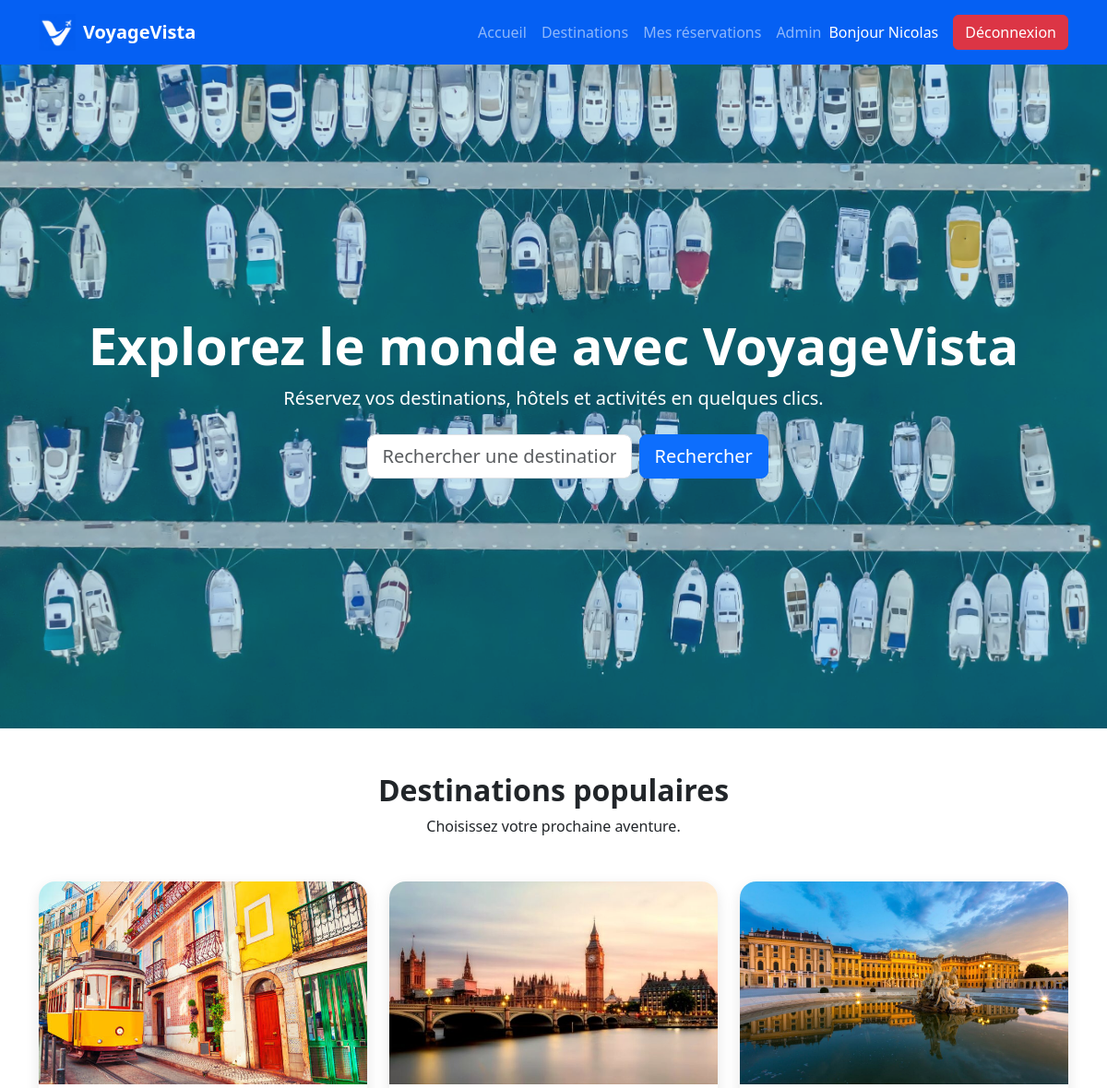
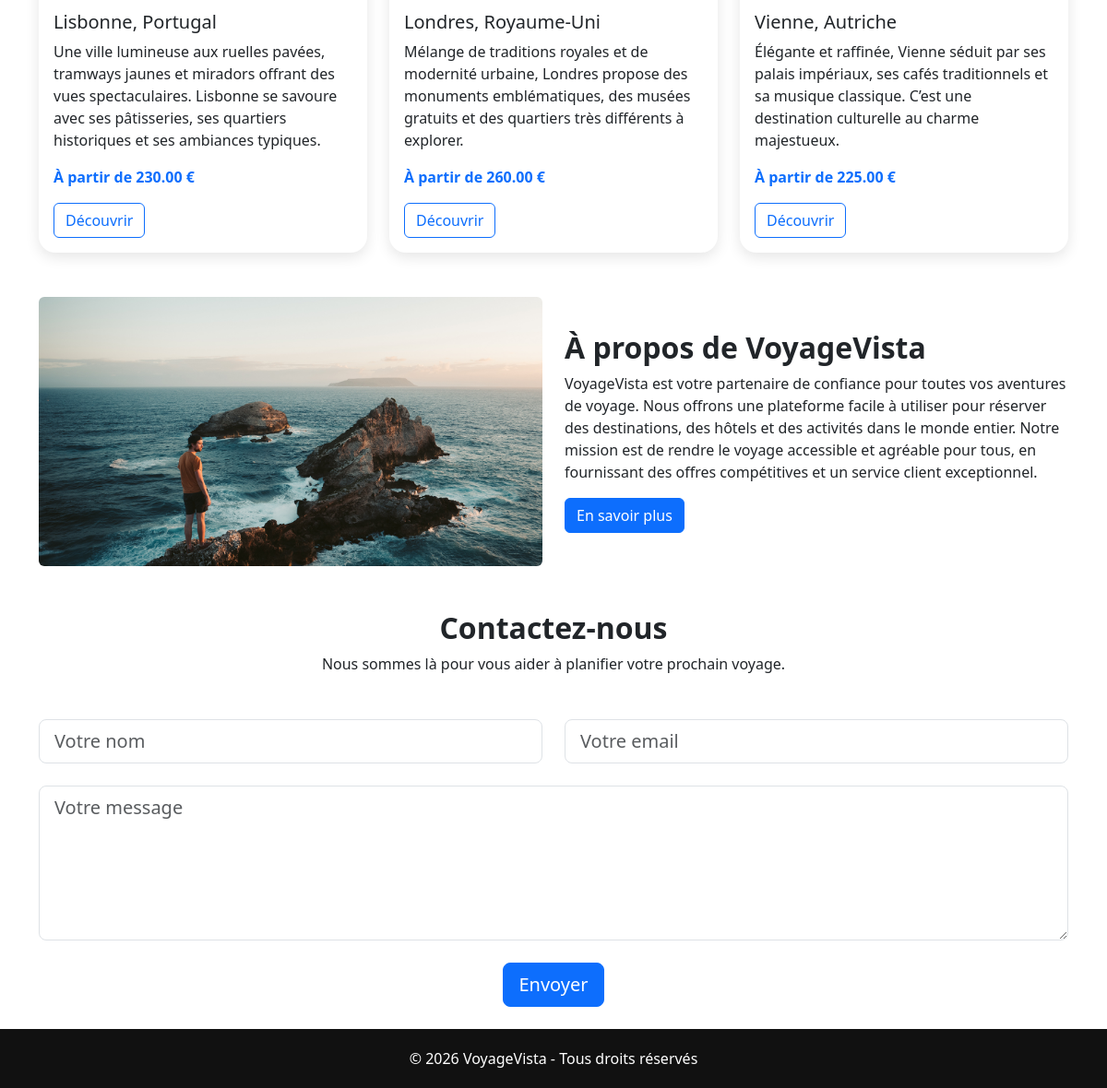
/index.php (signed in), run on the app's committed database (2 pictures, top to bottom).
### tables this page shows
CREATE TABLE `destinations` (
  `id` int(11) NOT NULL,
  `name` varchar(150) NOT NULL,
  `country` varchar(150) NOT NULL,
  `description` text NOT NULL,
  `image` varchar(255) NOT NULL,
  `price` decimal(10,2) NOT NULL,
  `created_at` timestamp NOT NULL DEFAULT CURRENT_TIMESTAMP
);

### models/destinationModel.php (called while the page is built, shortened)
<?php
require_once __DIR__ . "/../config/database.php";
function getAllDestinations($search = null) {
    global $pdo;
    $stmt = $pdo->prepare(
        "SELECT * FROM destinations
         ORDER BY id DESC"
    );
    $stmt->execute();
    return $stmt->fetchAll();
};
function getRandomDestinations() {
    global $pdo;
    $stmt = $pdo->prepare(
        "SELECT *
         FROM destinations
         ORDER BY RAND()
         LIMIT 3"
    );
    $stmt->execute();
    return $stmt->fetchAll();
}
?>

### index.php (the view, shortened to what this page needs)
<?php
require_once __DIR__ . "/models/destinationModel.php";
$search = trim($_GET['q'] ?? '');
$destinations = getAllDestinations($search);
$randomDestinations = getRandomDestinations();
?>
<!DOCTYPE html>
<html lang="fr">
<head>
    <link rel="stylesheet" href="assets/css/bootstrap.min.css">
    <link rel="stylesheet" href="assets/css/style.css">
</head>
<body>
    <?php include __DIR__ . '/includes/navbar.php'; ?>
    <section class="hero-section">
        <div class="hero-overlay"></div>
        <div class="container hero-content text-center">
            <h1 class="display-4 fw-bold">
                Explorez le monde avec VoyageVista
            </h1>
            <p class="lead">
                Réservez vos destinations, hôtels et activités en quelques clics.
            </p>
            <div class="search-box mt-4">
                <form id="searchForm"
                      class="row g-2 justify-content-center"
                      action="destinations.php"
                      method="GET">
                    <div class="col-md-5">
                        <input type="text"
                            id="searchInput"
                            name="q"
                            class="form-control form-control-lg"
                            placeholder="Rechercher une destination"
                            value="<?= htmlspecialchars($search); ?>">
                    </div>
                    <div class="col-md-2">
                        <button class="btn btn-primary btn-lg" type="submit">
                            Rechercher
                        </button>
                    </div>
                </form>
            </div>
        </div>
    </section>
    <section class="container my-5">
        <div class="text-center mb-5">
            <h2 class="fw-bold">Destinations populaires</h2>
            <p>Choisissez votre prochaine aventure.</p>
        </div>
        <div class="row g-4">
            <?php foreach($randomDestinations as $destination): ?>
                <div class="col-md-4">
                    <div class="card destination-card h-100">
                        <img src="assets/images/<?= $destination["image"]; ?>"
                            class="card-img-top"
                            alt="<?= $destination["name"]; ?>">
                        <div class="card-body">
                            <h5 class="card-title">
                                <?= $destination["name"]; ?>,
                                <?= $destination["country"]; ?>
                            </h5>
                            <p class="card-text">
                                <?= $destination["description"]; ?>
                            </p>
                            <p class="fw-bold text-primary">
                                À partir de
                                <?= $destination["price"]; ?> €
                            </p>
                            <a href="destination.php?id=<?= $destination["id"]; ?>"
                            class="btn btn-outline-primary">
                                Découvrir
                            </a>
                        </div>
                    </div>
                </div>
            <?php endforeach; ?>
        </div>
    </section>
    <section class="container my-5">
        <div class="row align-items-center g-4">
            <div class="col-md-6">
                <img src="assets/images/about-us.jpg" class="img-fluid rounded" alt="About Us">
            </div>
            <div class="col-md-6">
                <h2 class="fw-bold">À propos de VoyageVista</h2>
                <p>VoyageVista est votre partenaire de confiance pour toutes vos aventures de voyage. Nous offrons une plateforme facile à utiliser pour réserver des destinations, des hôtels et des activités dans le monde entier. Notre mission est de rendre le voyage accessible et agréable pour tous, en fournissant des offres compétitives et un service client exceptionnel.</p>
                <a href="#" class="btn btn-primary">
                    En savoir plus
                </a>
            </div>
        </div>
    </section>
    <section class="container my-4">
        <div class="text-center mb-5">
            <h2 class="fw-bold">Contactez-nous</h2>
            <p>Nous sommes là pour vous aider à planifier votre prochain voyage.</p>
        </div>
        <form id="contactForm" class="row g-4 justify-content-center">
            <div class="col-md-6">
                <input type="text" id="contactName" class="form-control form-control-lg" placeholder="Votre nom" required>
            </div>
            <div class="col-md-6">
                <input type="email" id="contactEmail" class="form-control form-control-lg" placeholder="Votre email" required>
            </div>
            <div class="col-12">
                <textarea class="form-control form-control-lg" rows="5" placeholder="Votre message" required></textarea>
            </div>
            <div class="col-12 text-center">
                <button class="btn btn-primary btn-lg" type="submit">
                    Envoyer
                </button>
            </div>
        </form>
    </section>
    <?php include __DIR__ . '/includes/footer.php'; ?>
</body>
</html>

### assets/css/style.css (style rules this page uses)
.hero-section { position: relative; height: 90vh; background: url('../images/banniere.jpg') center/cover no-repeat; display: flex; align-items: center; justify-content: center; }
.hero-overlay { position: absolute; inset: 0; background-color: rgba(46, 164, 196, 0.244); }
.hero-content { position: relative; z-index: 2; color: white; }
.search-box { max-width: 700px; margin: auto; }
.destination-card { border: none; border-radius: 15px; overflow: hidden; transition: 0.3s; box-shadow: 0 5px 15px rgba(0,0,0,0.1); }
.destination-card img { height: 250px; object-fit: cover; }
.card { border: none; border-radius: 18px; overflow: hidden; transition: 0.3s ease; }
.card img { height: 220px; object-fit: cover; }

### data on the page
destinations: image+name (picture), name "Lisbonne", country "Portugal", description "Une ville lumineuse aux ruelles pavées, tramways jaunes et miradors offrant des vues spectaculaires. Lisbonne se savoure avec ses pâtisseries, ses quartiers historiques et ses ambiances typiques.", price "230.00"
destinations: image (picture), name "Londres", country "Royaume-Uni", description "Mélange de traditions royales et de modernité urbaine, Londres propose des monuments emblématiques, des musées gratuits et des quartiers très différents à explorer.", price "260.00"
destinations: image+name (picture), name "Vienne", country "Autriche", description "Élégante et raffinée, Vienne séduit par ses palais impériaux, ses cafés traditionnels et sa musique classique. C’est une destination culturelle au charme majestueux.", price "225.00"

### other printed values
$_SESSION["user_name"] "Nicolas"
